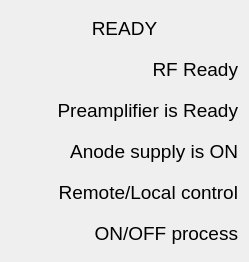
  <widget class="QWidget" name="">
   <property name="geometry">
    <rect>
     <x>604</x>
     <y>5</y>
     <width>224</width>
     <height>242</height>
    </rect>
   </property>
   <layout class="QGridLayout" name="gridLayout_4">
    <item row="1" column="0">
     <widget class="QPushButton" name="pushButton_40">
      <property name="enabled">
       <bool>false</bool>
      </property>
      <property name="sizePolicy">
       <sizepolicy hsizetype="Fixed" vsizetype="Fixed">
        <horstretch>0</horstretch>
        <verstretch>0</verstretch>
       </sizepolicy>
      </property>
      <property name="minimumSize">
       <size>
        <width>40</width>
        <height>35</height>
       </size>
      </property>
      <property name="maximumSize">
       <size>
        <width>40</width>
        <height>35</height>
       </size>
      </property>
      <property name="font">
       <font>
        <pointsize>14</pointsize>
       </font>
      </property>
      <property name="styleSheet">
       <string notr="true">QPushButton {
    border-style: outset;
}
</string>
      </property>
      <property name="text">
       <string notr="true"/>
      </property>
      <property name="icon">
       <iconset>
        <normaloff>leds/images48/ledgreenoff.png</normaloff>
        <normalon>leds/images48/ledgreen.png</normalon>leds/images48/ledgreenoff.png</iconset>
      </property>
      <property name="iconSize">
       <size>
        <width>36</width>
        <height>36</height>
       </size>
      </property>
      <property name="checkable">
       <bool>true</bool>
      </property>
      <property name="checked">
       <bool>true</bool>
      </property>
      <property name="autoDefault">
       <bool>true</bool>
      </property>
      <property name="default">
       <bool>false</bool>
      </property>
      <property name="flat">
       <bool>true</bool>
      </property>
     </widget>
    </item>
    <item row="1" column="1">
     <widget class="QLabel" name="label_31">
      <property name="sizePolicy">
       <sizepolicy hsizetype="Minimum" vsizetype="Fixed">
        <horstretch>0</horstretch>
        <verstretch>0</verstretch>
       </sizepolicy>
      </property>
      <property name="minimumSize">
       <size>
        <width>0</width>
        <height>35</height>
       </size>
      </property>
      <property name="maximumSize">
       <size>
        <width>16777215</width>
        <height>35</height>
       </size>
      </property>
      <property name="font">
       <font>
        <pointsize>14</pointsize>
       </font>
      </property>
      <property name="text">
       <string>RF Ready</string>
      </property>
      <property name="alignment">
       <set>Qt::AlignRight|Qt::AlignTrailing|Qt::AlignVCenter</set>
      </property>
     </widget>
    </item>
    <item row="2" column="0">
     <widget class="QPushButton" name="pushButton_44">
      <property name="enabled">
       <bool>false</bool>
      </property>
      <property name="sizePolicy">
       <sizepolicy hsizetype="Fixed" vsizetype="Fixed">
        <horstretch>0</horstretch>
        <verstretch>0</verstretch>
       </sizepolicy>
      </property>
      <property name="minimumSize">
       <size>
        <width>40</width>
        <height>35</height>
       </size>
      </property>
      <property name="maximumSize">
       <size>
        <width>40</width>
        <height>35</height>
       </size>
      </property>
      <property name="font">
       <font>
        <pointsize>14</pointsize>
       </font>
      </property>
      <property name="styleSheet">
       <string notr="true">QPushButton {
    border-style: outset;
}
</string>
      </property>
      <property name="text">
       <string notr="true"/>
      </property>
      <property name="icon">
       <iconset>
        <normaloff>leds/images48/ledgreenoff.png</normaloff>
        <normalon>leds/images48/ledgreen.png</normalon>leds/images48/ledgreenoff.png</iconset>
      </property>
      <property name="iconSize">
       <size>
        <width>36</width>
        <height>36</height>
       </size>
      </property>
      <property name="checkable">
       <bool>true</bool>
      </property>
      <property name="checked">
       <bool>true</bool>
      </property>
      <property name="autoDefault">
       <bool>true</bool>
      </property>
      <property name="default">
       <bool>false</bool>
      </property>
      <property name="flat">
       <bool>true</bool>
      </property>
     </widget>
    </item>
    <item row="2" column="1">
     <widget class="QLabel" name="label_33">
      <property name="sizePolicy">
       <sizepolicy hsizetype="Minimum" vsizetype="Fixed">
        <horstretch>0</horstretch>
        <verstretch>0</verstretch>
       </sizepolicy>
      </property>
      <property name="minimumSize">
       <size>
        <width>0</width>
        <height>35</height>
       </size>
      </property>
      <property name="maximumSize">
       <size>
        <width>16777215</width>
        <height>35</height>
       </size>
      </property>
      <property name="font">
       <font>
        <pointsize>14</pointsize>
       </font>
      </property>
      <property name="text">
       <string>Preamplifier is Ready</string>
      </property>
      <property name="alignment">
       <set>Qt::AlignRight|Qt::AlignTrailing|Qt::AlignVCenter</set>
      </property>
     </widget>
    </item>
    <item row="3" column="0">
     <widget class="QPushButton" name="pushButton_33">
      <property name="enabled">
       <bool>false</bool>
      </property>
      <property name="sizePolicy">
       <sizepolicy hsizetype="Fixed" vsizetype="Fixed">
        <horstretch>0</horstretch>
        <verstretch>0</verstretch>
       </sizepolicy>
      </property>
      <property name="minimumSize">
       <size>
        <width>40</width>
        <height>35</height>
       </size>
      </property>
      <property name="maximumSize">
       <size>
        <width>40</width>
        <height>35</height>
       </size>
      </property>
      <property name="font">
       <font>
        <pointsize>14</pointsize>
       </font>
      </property>
      <property name="styleSheet">
       <string notr="true">QPushButton {
    border-style: outset;
}
</string>
      </property>
      <property name="text">
       <string notr="true"/>
      </property>
      <property name="icon">
       <iconset>
        <normaloff>leds/images48/ledgreenoff.png</normaloff>
        <normalon>leds/images48/ledgreen.png</normalon>leds/images48/ledgreenoff.png</iconset>
      </property>
      <property name="iconSize">
       <size>
        <width>36</width>
        <height>36</height>
       </size>
      </property>
      <property name="checkable">
       <bool>true</bool>
      </property>
      <property name="checked">
       <bool>true</bool>
      </property>
      <property name="autoDefault">
       <bool>true</bool>
      </property>
      <property name="default">
       <bool>false</bool>
      </property>
      <property name="flat">
       <bool>true</bool>
      </property>
     </widget>
    </item>
    <item row="3" column="1">
     <widget class="QLabel" name="label_24">
      <property name="sizePolicy">
       <sizepolicy hsizetype="Minimum" vsizetype="Fixed">
        <horstretch>0</horstretch>
        <verstretch>0</verstretch>
       </sizepolicy>
      </property>
      <property name="minimumSize">
       <size>
        <width>0</width>
        <height>35</height>
       </size>
      </property>
      <property name="maximumSize">
       <size>
        <width>16777215</width>
        <height>35</height>
       </size>
      </property>
      <property name="font">
       <font>
        <pointsize>14</pointsize>
       </font>
      </property>
      <property name="text">
       <string>Anode supply is ON</string>
      </property>
      <property name="alignment">
       <set>Qt::AlignRight|Qt::AlignTrailing|Qt::AlignVCenter</set>
      </property>
     </widget>
    </item>
    <item row="4" column="0">
     <widget class="QPushButton" name="pushButton_39">
      <property name="enabled">
       <bool>false</bool>
      </property>
      <property name="sizePolicy">
       <sizepolicy hsizetype="Fixed" vsizetype="Fixed">
        <horstretch>0</horstretch>
        <verstretch>0</verstretch>
       </sizepolicy>
      </property>
      <property name="minimumSize">
       <size>
        <width>40</width>
        <height>35</height>
       </size>
      </property>
      <property name="maximumSize">
       <size>
        <width>40</width>
        <height>35</height>
       </size>
      </property>
      <property name="font">
       <font>
        <pointsize>14</pointsize>
       </font>
      </property>
      <property name="styleSheet">
       <string notr="true">QPushButton {
    border-style: outset;
}
</string>
      </property>
      <property name="text">
       <string notr="true"/>
      </property>
      <property name="icon">
       <iconset>
        <normaloff>leds/images48/ledred.png</normaloff>
        <normalon>leds/images48/ledgreen.png</normalon>leds/images48/ledred.png</iconset>
      </property>
      <property name="iconSize">
       <size>
        <width>36</width>
        <height>36</height>
       </size>
      </property>
      <property name="checkable">
       <bool>true</bool>
      </property>
      <property name="checked">
       <bool>true</bool>
      </property>
      <property name="autoDefault">
       <bool>true</bool>
      </property>
      <property name="default">
       <bool>false</bool>
      </property>
      <property name="flat">
       <bool>true</bool>
      </property>
     </widget>
    </item>
    <item row="4" column="1">
     <widget class="QLabel" name="label_28">
      <property name="sizePolicy">
       <sizepolicy hsizetype="Minimum" vsizetype="Fixed">
        <horstretch>0</horstretch>
        <verstretch>0</verstretch>
       </sizepolicy>
      </property>
      <property name="minimumSize">
       <size>
        <width>0</width>
        <height>35</height>
       </size>
      </property>
      <property name="maximumSize">
       <size>
        <width>16777215</width>
        <height>35</height>
       </size>
      </property>
      <property name="font">
       <font>
        <pointsize>14</pointsize>
       </font>
      </property>
      <property name="text">
       <string>Remote/Local control</string>
      </property>
      <property name="alignment">
       <set>Qt::AlignRight|Qt::AlignTrailing|Qt::AlignVCenter</set>
      </property>
     </widget>
    </item>
    <item row="5" column="0">
     <widget class="QPushButton" name="pushButton_37">
      <property name="enabled">
       <bool>false</bool>
      </property>
      <property name="sizePolicy">
       <sizepolicy hsizetype="Fixed" vsizetype="Fixed">
        <horstretch>0</horstretch>
        <verstretch>0</verstretch>
       </sizepolicy>
      </property>
      <property name="minimumSize">
       <size>
        <width>40</width>
        <height>35</height>
       </size>
      </property>
      <property name="maximumSize">
       <size>
        <width>40</width>
        <height>35</height>
       </size>
      </property>
      <property name="font">
       <font>
        <pointsize>14</pointsize>
       </font>
      </property>
      <property name="styleSheet">
       <string notr="true">QPushButton {
    border-style: outset;
}
</string>
      </property>
      <property name="text">
       <string notr="true"/>
      </property>
      <property name="icon">
       <iconset>
        <normaloff>leds/images48/ledorange.png</normaloff>
        <normalon>leds/images48/ledgreenoff.png</normalon>leds/images48/ledorange.png</iconset>
      </property>
      <property name="iconSize">
       <size>
        <width>36</width>
        <height>36</height>
       </size>
      </property>
      <property name="checkable">
       <bool>true</bool>
      </property>
      <property name="checked">
       <bool>true</bool>
      </property>
      <property name="autoDefault">
       <bool>true</bool>
      </property>
      <property name="default">
       <bool>false</bool>
      </property>
      <property name="flat">
       <bool>true</bool>
      </property>
     </widget>
    </item>
    <item row="5" column="1">
     <widget class="QLabel" name="label_30">
      <property name="sizePolicy">
       <sizepolicy hsizetype="Minimum" vsizetype="Fixed">
        <horstretch>0</horstretch>
        <verstretch>0</verstretch>
       </sizepolicy>
      </property>
      <property name="minimumSize">
       <size>
        <width>0</width>
        <height>35</height>
       </size>
      </property>
      <property name="maximumSize">
       <size>
        <width>16777215</width>
        <height>35</height>
       </size>
      </property>
      <property name="font">
       <font>
        <pointsize>14</pointsize>
       </font>
      </property>
      <property name="text">
       <string>ON/OFF process</string>
      </property>
      <property name="alignment">
       <set>Qt::AlignRight|Qt::AlignTrailing|Qt::AlignVCenter</set>
      </property>
     </widget>
    </item>
    <item row="0" column="0" colspan="2">
     <widget class="QLabel" name="label_40">
      <property name="sizePolicy">
       <sizepolicy hsizetype="Minimum" vsizetype="Fixed">
        <horstretch>0</horstretch>
        <verstretch>0</verstretch>
       </sizepolicy>
      </property>
      <property name="minimumSize">
       <size>
        <width>0</width>
        <height>35</height>
       </size>
      </property>
      <property name="maximumSize">
       <size>
        <width>16777215</width>
        <height>35</height>
       </size>
      </property>
      <property name="font">
       <font>
        <pointsize>14</pointsize>
        <italic>false</italic>
       </font>
      </property>
      <property name="text">
       <string>READY</string>
      </property>
      <property name="alignment">
       <set>Qt::AlignCenter</set>
      </property>
     </widget>
    </item>
   </layout>
  </widget>
